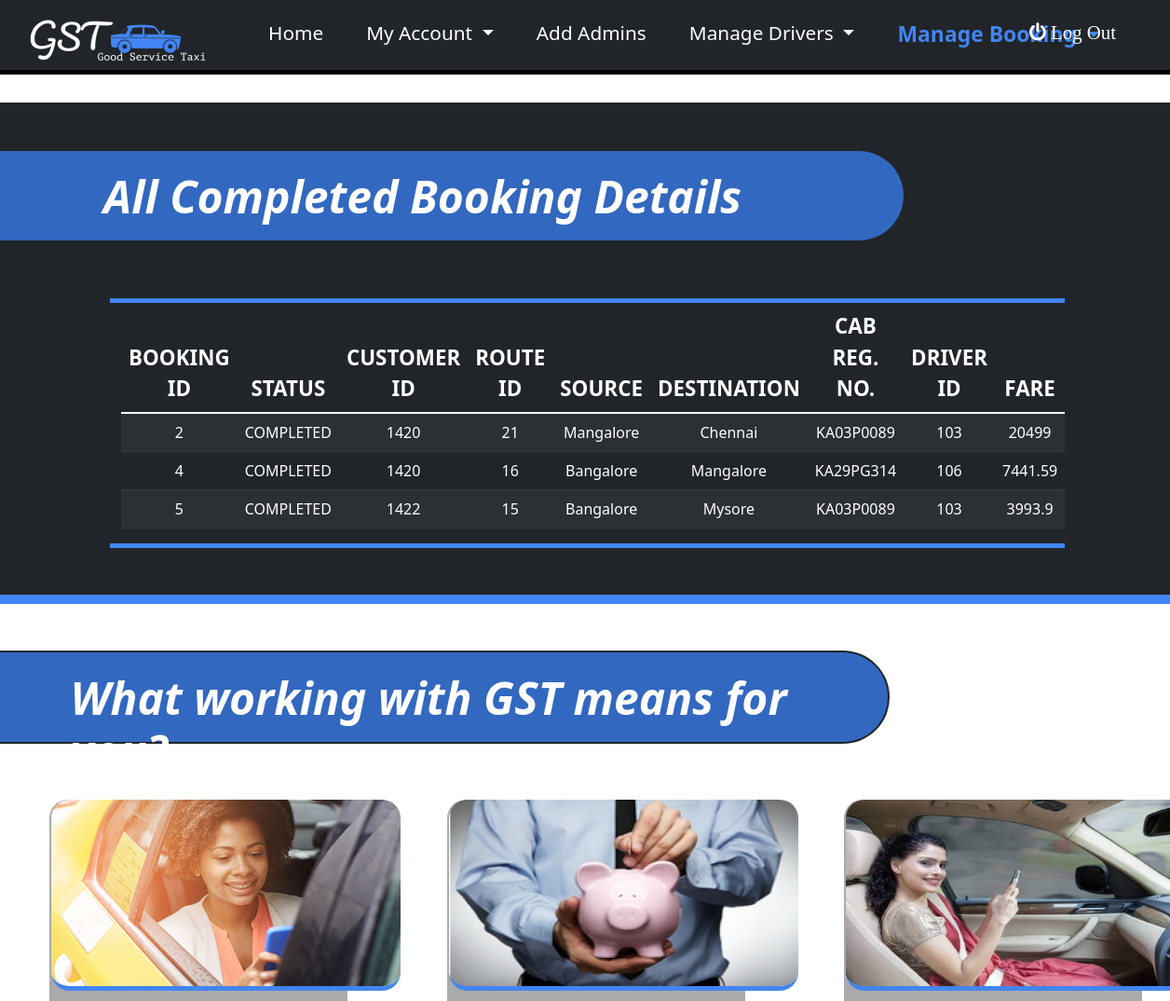
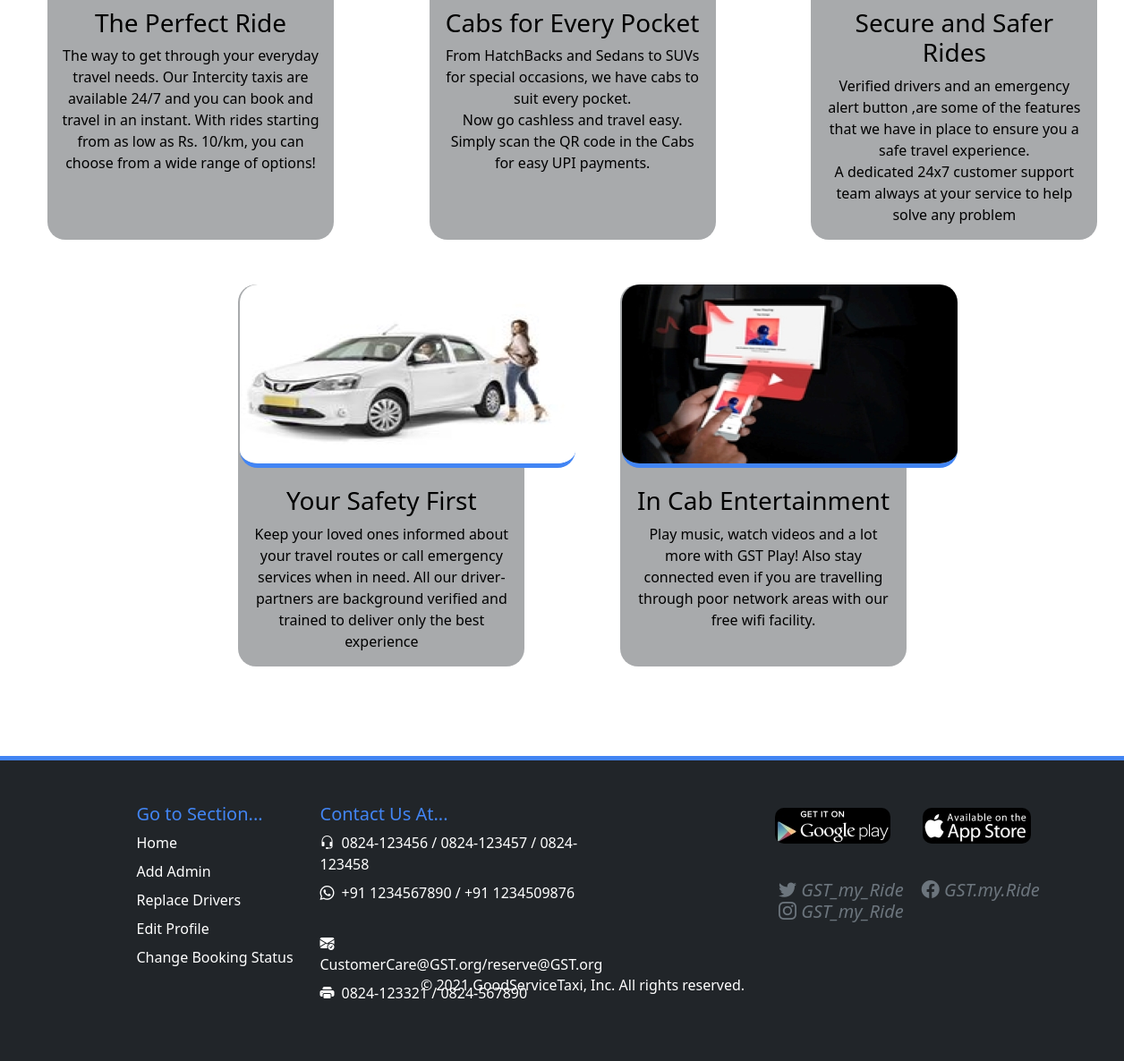
Page /ViewCompleted on the committed database (2 pictures, top to bottom).
### tables this page shows
CREATE TABLE Booking(
booking_id INTEGER PRIMARY KEY AUTOINCREMENT,
customer_id REFERENCES customer(customer_id),
route_id REFERENCES route(route_id),
reg_no REFERENCES Cab(reg_no),
driver_id REFERENCES CAB(driver_id),
total_fare number(10,2) not null,
status varchar2(20) default 'ACTIVE' not null);

CREATE TABLE route( 
     route_id integer primary key autoincrement, 
     source varchar2(20), 
    destination varchar2(20), 
   fare number(10,2) NOT NULL, 
   distance varchar2(10), 
   time varchar2(10));

### app.py (the view)
@app.route('/ViewCompleted',methods=("GET","POST"))
def ViewCompleted():
    con = sqlite3.connect("DBMS.db")
    cur = con.cursor()
    query = "SELECT * FROM BOOKING WHERE STATUS='COMPLETED' ORDER BY CUSTOMER_ID"
    cur.execute(query)
    rows = cur.fetchall()
    row2 = []
    for i in rows:
        row3 = []
        for j in range(len(i)):
            row3.append(i[j])
        row2.append(row3)
    if len(rows)==0:
        flash("No Bookings Founds !!!")
        return render_template('Adminindex.html',userid=userid,adminid=adminid)
    for i in row2:
        cur.execute("select route_id,source,destination from route where route_id="+str(i[2]))
        i[2]=cur.fetchone()
    con.close()
    return render_template('ViewCompleted.html',adminid=adminid,rows=row2)

### templates/ViewCompleted.html (shortened to what this page needs)
{% extends "AdminBase.html" %}
{% block content %}
<div class="row" id="mainContainer">
  <h1 class="title2">All Completed Booking Details</h1>
  <div id="table" class="col-10 offset-1"  >
    <table class="table table-dark table-striped">
      <thead>
          <tr>
            <th scope="col">BOOKING ID</th>
            <th scope="col">STATUS</th>
            <th scope="col">CUSTOMER ID</th>
            <th scope="col">ROUTE ID</th>
            <th scope="col">SOURCE</th>
            <th scope="col">DESTINATION</th>
            <th scope="col">CAB REG. NO.</th>
            <th scope="col">DRIVER ID</th>
            <th scope="col">FARE</th>
          </tr>
      </thead>
      <tbody>
          {% for rowdata in rows %}
          <tr>
            <td>{{rowdata[0]}}</td>
            <td>{{rowdata[6]}}</td>
            <td>{{rowdata[1]}}</td>
            <td>{{rowdata[2][0]}}</td>
            <td>{{rowdata[2][1]}}</td>
            <td>{{rowdata[2][2]}}</td>
            <td>{{rowdata[3]}}</td>
            <td>{{rowdata[4]}}</td>
            <td>{{rowdata[5]}}</td>
          </tr>
          {% endfor %}
      </tbody>
  </table>
  </div>
</div>
{% endblock %}

### templates/ViewCompleted.html (style rules this page uses)
#mainContainer { background-color: #212529;margin-top: 30px; color: white;padding-left: 50px; border-bottom: 10px #4285F4 solid; }
.title2 { color: white;font-weight: 700;margin-left: -50px;background-color: #4285F4;padding-top: 20px; padding-left: 20%;border-top-right-radius: 50px;border-bottom-right-radius: 50px; width: 80%;height: 100px; border: 2px #212529 solid; border-left: 0px;margin-bottom: 60px;margin-top: 50px; font-size: 3em;font-style: italic; }
#table { margin-top: 0px; margin-bottom: 50px; margin-left: 80px; border-top: 5px #4285F4 solid; border-bottom: 5px #4285F4 solid; }
th { font-size: 1.4em;text-align: center; }
tr { text-align: center; }

### templates/AdminBase.html (style rules this page uses)
.title2 { color: white;font-weight: 700;margin-left: -50px;background-color: #3268c0;padding-top: 20px; padding-left: 10%;border-top-right-radius: 50px;border-bottom-right-radius: 50px; width: 80%;height: 100px; border: 2px #212529 solid; border-left: 0px;margin-bottom: 60px;margin-top: 50px; font-size: 3em;font-style: italic; }

### rows in the picture
Booking: booking_id "2", status "COMPLETED", customer "1420", route_id "21", source "Mangalore", destination "Chennai", reg_no "KA03P0089", driver "103", total_fare "20499"
Booking: booking_id "4", status "COMPLETED", customer "1420", route_id "16", source "Bangalore", destination "Mangalore", reg_no "KA29PG314", driver "106", total_fare "7441.59"
Booking: booking_id "5", status "COMPLETED", customer "1422", route_id "15", source "Bangalore", destination "Mysore", reg_no "KA03P0089", driver "103", total_fare "3993.9"
